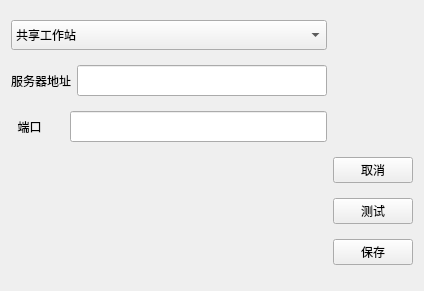
<?xml version="1.0" encoding="UTF-8"?>
<ui version="4.0">
 <class>Form</class>
 <widget class="QWidget" name="Form">
  <property name="geometry">
   <rect>
    <x>0</x>
    <y>0</y>
    <width>424</width>
    <height>291</height>
   </rect>
  </property>
  <property name="windowTitle">
   <string>Form</string>
  </property>
  <layout class="QGridLayout" name="gridLayout">
   <item row="0" column="0">
    <widget class="QComboBox" name="comboBox">
     <property name="minimumSize">
      <size>
       <width>0</width>
       <height>30</height>
      </size>
     </property>
     <item>
      <property name="text">
       <string>共享工作站</string>
      </property>
     </item>
     <item>
      <property name="text">
       <string>私有工作站</string>
      </property>
     </item>
    </widget>
   </item>
   <item row="1" column="0">
    <layout class="QHBoxLayout" name="horizontalLayout_2">
     <item>
      <widget class="QLabel" name="label">
       <property name="text">
        <string>服务器地址</string>
       </property>
      </widget>
     </item>
     <item>
      <widget class="QLineEdit" name="ip">
       <property name="minimumSize">
        <size>
         <width>0</width>
         <height>31</height>
        </size>
       </property>
      </widget>
     </item>
    </layout>
   </item>
   <item row="2" column="0">
    <layout class="QHBoxLayout" name="horizontalLayout">
     <item>
      <widget class="QLabel" name="label_2">
       <property name="text">
        <string>  端口</string>
       </property>
      </widget>
     </item>
     <item>
      <spacer name="horizontalSpacer">
       <property name="orientation">
        <enum>Qt::Horizontal</enum>
       </property>
       <property name="sizeType">
        <enum>QSizePolicy::Preferred</enum>
       </property>
       <property name="sizeHint" stdset="0">
        <size>
         <width>22</width>
         <height>20</height>
        </size>
       </property>
      </spacer>
     </item>
     <item>
      <widget class="QLineEdit" name="port">
       <property name="minimumSize">
        <size>
         <width>0</width>
         <height>31</height>
        </size>
       </property>
      </widget>
     </item>
    </layout>
   </item>
   <item row="3" column="1">
    <widget class="QPushButton" name="test_2">
     <property name="text">
      <string>取消</string>
     </property>
    </widget>
   </item>
   <item row="4" column="1">
    <widget class="QPushButton" name="test">
     <property name="text">
      <string>测试</string>
     </property>
    </widget>
   </item>
   <item row="5" column="1">
    <widget class="QPushButton" name="save">
     <property name="text">
      <string>保存</string>
     </property>
    </widget>
   </item>
  </layout>
 </widget>
 <resources/>
 <connections/>
</ui>
